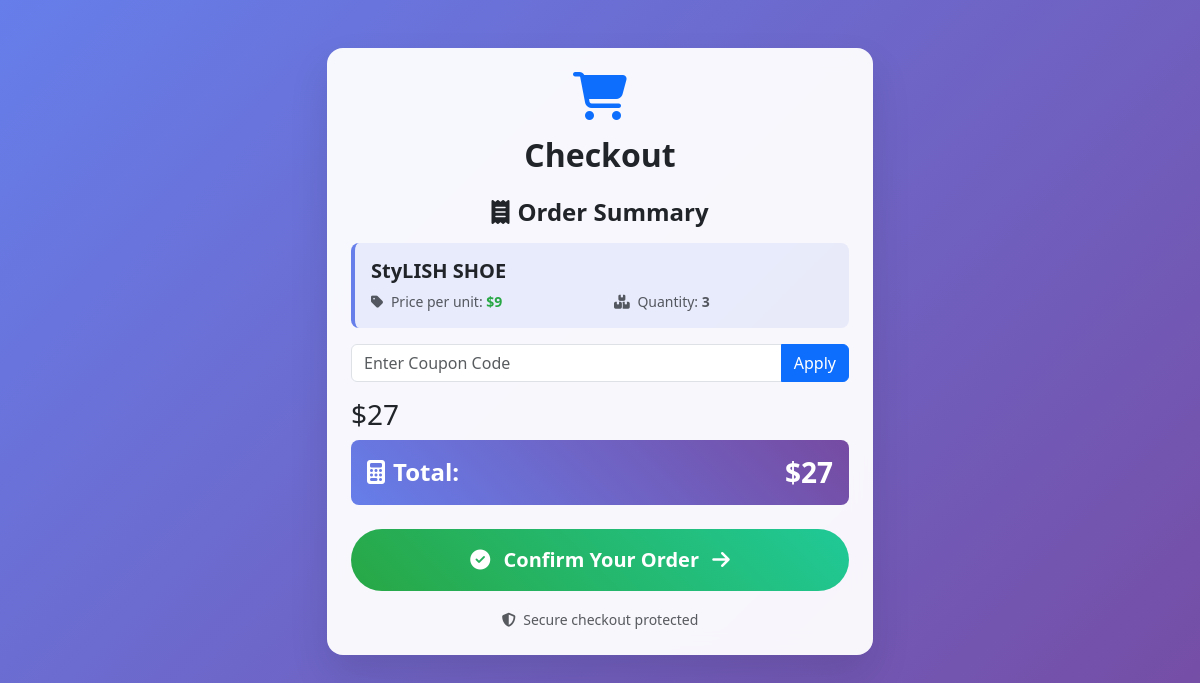
The app's page /checkout/101/ (signed in) with its own data.
### shop/models.py (models this page shows, shortened)
class OrderItem(models.Model):
    order = models.ForeignKey(Order, related_name='items', on_delete=models.CASCADE)
    product = models.ForeignKey(Product, on_delete=models.CASCADE)
    quantity = models.PositiveIntegerField(default=1)

class Product(models.Model):
    product_name = models.CharField(max_length=50)
    category = models.CharField(max_length=50, default="")
    subcategory = models.CharField(max_length=50, default="")
    price = models.IntegerField(default=0)
    desc = models.CharField(max_length=300)
    pub_date = models.DateField()
    image = models.ImageField(upload_to='shop/product', default="")

### shop/views.py (the view)
# urls.py: path('checkout/<int:order_id>/', views.checkout_view, name='checkout'),
@login_required
def checkout_view(request, order_id):
    order = get_object_or_404(Order, id=order_id, user=request.user)
    order_items = order.items.all()  # related_name অনুযায়ী ঠিক করা হয়েছে
    total_price = sum(item.product.price * item.quantity for item in order_items)
    return render(request, 'shop/checkout.html', {
        'order': order,
        'order_items': order_items,
        'total_price': total_price,
    })

### shop/templates/shop/checkout.html (shortened to what this page needs)
{% load static %}
<!DOCTYPE html>
<html lang="en">
<head>
  <link href="https://cdnjs.cloudflare.com/ajax/libs/bootstrap/5.3.0/css/bootstrap.min.css" rel="stylesheet">
  <link href="https://cdnjs.cloudflare.com/ajax/libs/font-awesome/6.4.0/css/all.min.css" rel="stylesheet">
</head>
<body>
  <div class="container py-5">
    <div class="row justify-content-center">
      <div class="col-md-6">
        <div class="card checkout-card rounded-4">
          <div class="card-body p-4">
            <div class="text-center mb-4">
              <i class="fas fa-shopping-cart fa-3x text-primary mb-3 icon-bounce"></i>
              <h2 class="card-title fw-bold text-dark">Checkout</h2>
            </div>
            <div class="mb-4">
              <h4 class="fw-bold mb-3 text-center">
                <i class="fas fa-receipt me-2"></i>Order Summary
              </h4>
              {% for item in order_items %}
                <div class="order-item p-3 rounded-3 mb-3">
                  <div class="d-flex justify-content-between align-items-start">
                    <div class="flex-grow-1">
                      <h5 class="mb-2 fw-semibold">{{ item.product.product_name }}</h5>
                      <div class="row text-muted small">
                        <div class="col-6">
                          <i class="fas fa-tag me-1"></i>
                          Price per unit: <span class="price-tag">${{ item.product.price }}</span>
                        </div>
                        <div class="col-6">
                          <i class="fas fa-boxes me-1"></i>
                          Quantity: <span class="fw-bold">{{ item.quantity }}</span>
                        </div>
                      </div>
                    </div>
                  </div>
                </div>
              {% endfor %}
              <div class="input-group mb-3">
                <input type="text" id="couponInput" class="form-control" placeholder="Enter Coupon Code">
                <button onclick="applyCoupon()" type="button" class="btn btn-primary">Apply</button>
              </div>
              <h3 id="totalPrice" data-original="{{ total_price }}">${{ total_price }}</h3>
              <div class="total-section p-3 rounded-3 text-center">
                <div class="d-flex justify-content-between align-items-center">
                  <h4 class="mb-0 fw-bold">
                    <i class="fas fa-calculator me-2"></i>Total:
                  </h4>
                  <h3 class="mb-0 fw-bold" id="finalTotal">${{ total_price }}</h3>
                </div>
              </div>
            </div>
            <form method="post" action="{% url 'checkout' order.id %}" class="text-center">
              <button type="submit" class="btn btn-confirm btn-lg px-5 py-3 rounded-pill fw-bold text-white w-100">
                <i class="fas fa-check-circle me-2"></i>
                Confirm Your Order
                <i class="fas fa-arrow-right ms-2"></i>
              </button>
            </form>
            <div class="text-center mt-3">
              <small class="text-muted">
                <i class="fas fa-shield-alt me-1"></i>
                Secure checkout protected
              </small>
            </div>
          </div>
        </div>
      </div>
    </div>
  </div>
</body>
</html>

### shop/templates/shop/checkout.html (style rules this page uses)
body { background: linear-gradient(135deg, #667eea 0%, #764ba2 100%); min-height: 100vh; }
.checkout-card { backdrop-filter: blur(10px); background: rgba(255,255,255,0.95); border: none; box-shadow: 0 20px 40px rgba(0,0,0,0.1); animation: slideUp 0.6s ease-out; }
.order-item { background: rgba(102, 126, 234, 0.1); border-left: 4px solid #667eea; animation: fadeInLeft 0.8s ease-out 0.2s both; }
.total-section { background: linear-gradient(45deg, #667eea, #764ba2); color: white; animation: fadeInUp 0.8s ease-out 0.4s both; }
.btn-confirm { background: linear-gradient(45deg, #28a745, #20c997); border: none; transform: translateY(0); transition: all 0.3s ease; animation: pulse 2s infinite; position: relative; overflow: hidden; }
.price-tag { color: #28a745; font-weight: bold; }
.icon-bounce { animation: bounce 1s ease-out 0.6s; }

### records on screen
OrderItem: product.product_name "StyLISH SHOE", product.price "9", quantity "3"

### other values on screen
{{ total_price }} "27"
